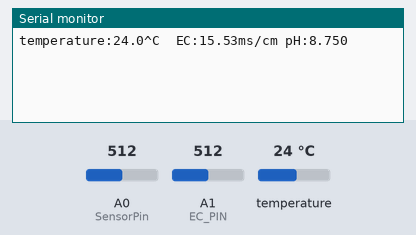
Simulated run of this sketch. Board: Arduino Uno, built with avr-gcc and run on an emulated ATmega328P. Parts: the last lines printed to the serial monitor. The test bench sets the inputs (shaded band); at power-on: temperature 24 °C, A0 (SensorPin) = 512, A1 (EC_PIN) = 512.

Above: at 1.8 s.
1.9 s: temperature set to 12 °C
At 2.7 s:
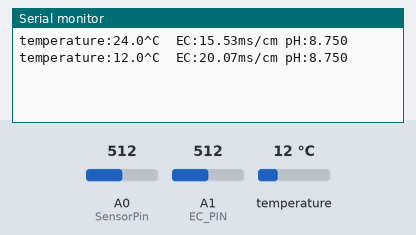
3.4 s: A0 (SensorPin) set to 716
At 4.7 s:
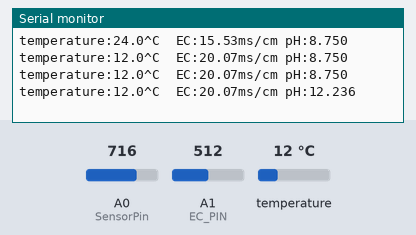
4.9 s: A1 (EC_PIN) set to 716
At 5.9 s:
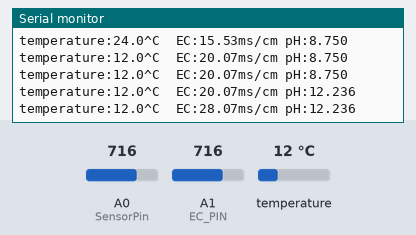
6.4 s: temperature set to 19 °C
At 7.7 s:
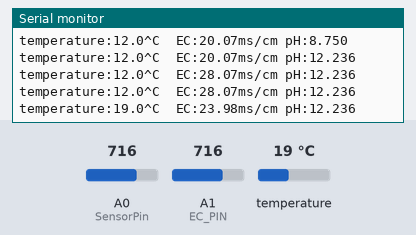
7.9 s: A0 (SensorPin) set to 900
At 8.6 s:
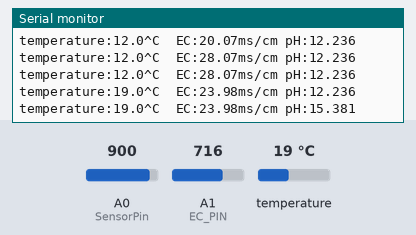
9.4 s: A1 (EC_PIN) set to 900
At 10.9 s:
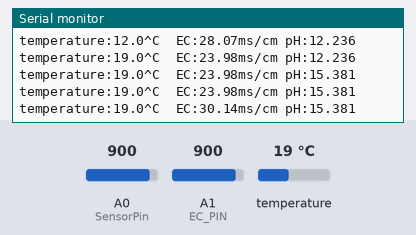
Timing chart, 0 to 11.9 s (numbered marks = the images above; inputs shaded):
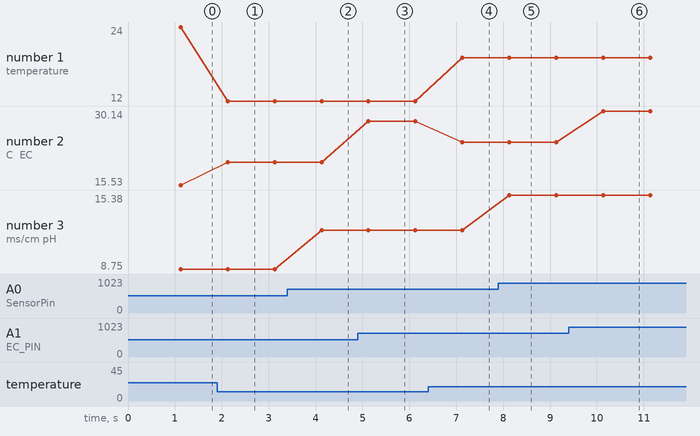

The sketch:

sketch.ino
```cpp
/*
 * version  V1.0
 */

#include <DFRobot_EC.h>
#include <EEPROM.h>
#include <OneWire.h>

int DS18S20_Pin = 2; //DS18S20 Signal pin on digital 2

//Temperature chip i/o
OneWire ds(DS18S20_Pin);  // on digital pin 2

#define EC_PIN A1
float voltage,ecValue,temperature,phValue = 25;
DFRobot_EC ec;

#define SensorPin 0          //pH meter Analog output to Arduino Analog Input 0
unsigned long int avgValue;  //Store the average value of the sensor feedback
float b;
int buf[10],temp;

void setup()
{
  Serial.begin(115200);
  ec.begin();
}

void loop()
{
    static unsigned long timepoint = millis();
    if(millis()-timepoint>1000U)  //time interval: 1s
    {
      timepoint = millis();
      voltage = analogRead(EC_PIN)/1024.0*5000;
      temperature = readTemperature();
      phValue = readPH();
      ecValue =  ec.readEC(voltage,temperature);
      Serial.print("temperature:");
      Serial.print(temperature,1);
      Serial.print("^C  EC:");
      Serial.print(ecValue,2);
      Serial.print("ms/cm pH:");
      Serial.println(phValue,3);
    }
    ec.calibration(voltage,temperature);
}

float readTemperature()
{

  byte data[12];
  byte addr[8];

  if ( !ds.search(addr)) {
      //no more sensors on chain, reset search
      ds.reset_search();
      return -1000;
  }

  if ( OneWire::crc8( addr, 7) != addr[7]) {
      Serial.println("CRC is not valid!");
      return -1000;
  }

  if ( addr[0] != 0x10 && addr[0] != 0x28) {
      Serial.print("Device is not recognized");
      return -1000;
  }

  ds.reset();
  ds.select(addr);
  ds.write(0x44,1); // start conversion, with parasite power on at the end

  byte present = ds.reset();
  ds.select(addr);
  ds.write(0xBE); // Read Scratchpad


  for (int i = 0; i < 9; i++) { // we need 9 bytes
    data[i] = ds.read();
  }

  ds.reset_search();

  byte MSB = data[1];
  byte LSB = data[0];

  float tempRead = ((MSB << 8) | LSB); //using two's compliment
  float TemperatureSum = tempRead / 16;

  return TemperatureSum;

}

float readPH()
{
  for(int i=0;i<10;i++)       //Get 10 sample value from the sensor for smooth the value
  {
    buf[i]=analogRead(SensorPin);
    delay(10);
  }
  for(int i=0;i<9;i++)        //sort the analog from small to large
  {
    for(int j=i+1;j<10;j++)
    {
      if(buf[i]>buf[j])
      {
        temp=buf[i];
        buf[i]=buf[j];
        buf[j]=temp;
      }
    }
  }
  avgValue=0;
  for(int i=2;i<8;i++)                      //take the average value of 6 center sample
    avgValue+=buf[i];
  float phValue=(float)avgValue*5.0/1024/6; //convert the analog into millivolt
  phValue=3.5*phValue;                      //convert the millivolt into pH value

  return phValue;
}
```

Measured:
- after the input at 1.9 s, the serial monitor: prints a new line after 0.23 s (image 1)
- after the input at 3.4 s, the serial monitor: prints a new line after 0.73 s (image 2)
- after the input at 4.9 s, the serial monitor: prints a new line after 0.23 s (image 3)
- after the input at 6.4 s, the serial monitor: prints a new line after 0.73 s (image 4)
- after the input at 7.9 s, the serial monitor: prints a new line after 0.23 s (image 5)
- after the input at 9.4 s, the serial monitor: prints a new line after 0.73 s (image 6)
- plotted number 1: 24 → 12 after the input at 1.9 s, 12 → 19 after the input at 6.4 s
- plotted number 2: 15.53 → 20.07 after the input at 1.9 s, 20.07 → 28.07 after the input at 4.9 s, 28.07 → 23.98 after the input at 6.4 s, 23.98 → 30.14 after the input at 9.4 s
